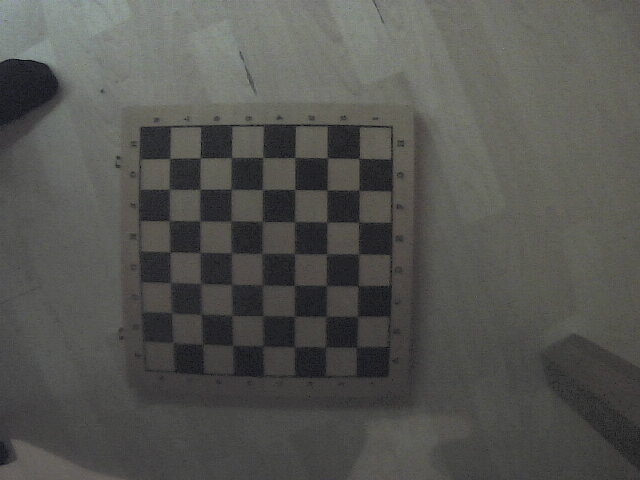
#> input picture chessboard/2018-01-03-223500.jpg, 640 x 480 px; its folder holds 4 pictures in this run
$ python camcalibration.py   (Python 2 division)
#> lines starting #> are read from the running program, lines starting #| are printed output that depends on the picture; after the words box and inside, x2 and y2 are one past the last pixel; in counts of white or black regions, pixels touching at a corner belong together
import numpy as np
import cv2
import glob
import pickle

# termination criteria
criteria = (cv2.TERM_CRITERIA_EPS + cv2.TERM_CRITERIA_MAX_ITER, 30, 0.001)

# prepare object points, like (0,0,0), (1,0,0), (2,0,0) ....,(6,5,0)
objp = np.zeros((7*7,3), np.float32)
objp[:,:2] = np.mgrid[0:7,0:7].T.reshape(-1,2)

# Arrays to store object points and image points from all the images.
objpoints = [] # 3d point in real world space
imgpoints = [] # 2d points in image plane.

images = glob.glob('chessboard/*.jpg')

for fname in images:
    img = cv2.imread(fname)
#> img is the input picture: shape (480, 640, 3); mean B, G, R 80.6, 84.1, 83.8
    gray = cv2.cvtColor(img,cv2.COLOR_BGR2GRAY)

    # Find the chess board corners
    ret, corners = cv2.findChessboardCorners(gray, (7,7),None)
#> ret = True; corners = 49 rows, first 8: [170.2, 158.1], [200.2, 157.8], [231.2, 158.1], [262.8, 157], [295, 157.4], [327.2, 157.5], [358.4, 158.5], [169.3, 188.4]
    print "corners"
    # If found, add object points, image points (after refining them)
    if ret == True:
        objpoints.append(objp)
        cv2.cornerSubPix(gray,corners,(11,11),(-1,-1),criteria)
        imgpoints.append(corners)

        # Draw and display the corners
        cv2.drawChessboardCorners(img, (7,7), corners,ret)
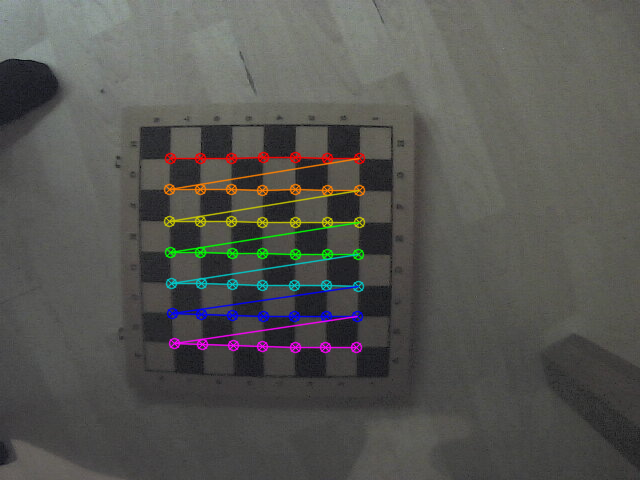
#> img: shape (480, 640, 3); 3.58% of pixels changed, all inside (x1, y1, x2, y2) = (163, 151, 366, 354)
        cv2.imshow('img',img)
        cv2.waitKey(300)
#> pass 2 of the loop `for fname in images:`:
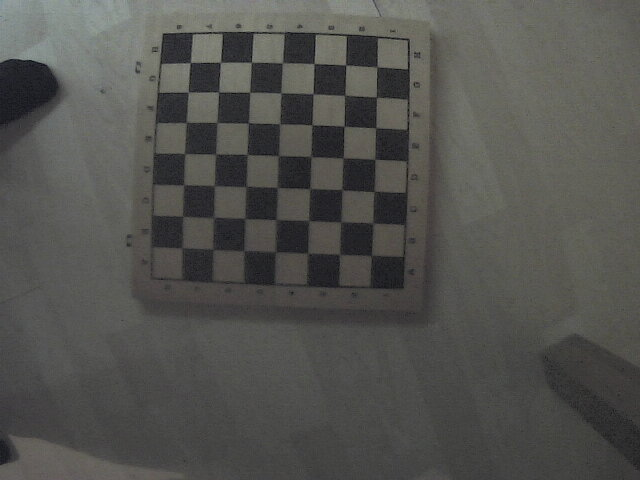
#> input picture chessboard/2018-01-03-223524.jpg, 640 x 480 px
#> img is the input picture: shape (480, 640, 3); mean B, G, R 79.1, 82.6, 82.6
#> corners = 49 rows, first 8: [190.4, 62.51], [220.5, 62.43], [251.4, 62.34], [282.3, 62.78], [314, 63.5], [345.7, 64.87], [377.2, 66.58], [188.4, 92.23]
#> `cv2.drawChessboardCorners(img, (7,7), corners,ret)`:
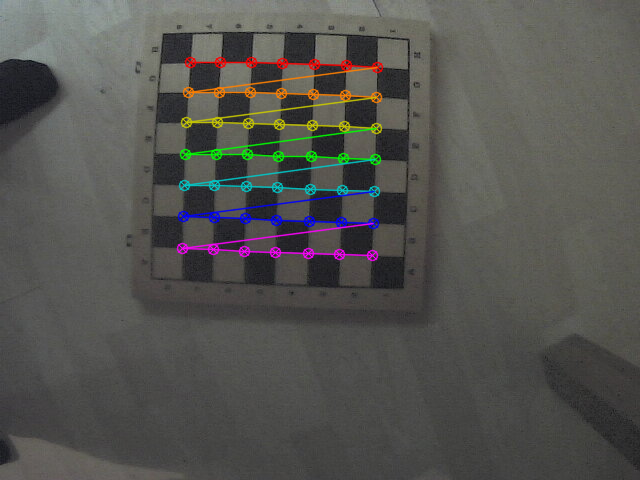
#> img: shape (480, 640, 3); 3.62% of pixels changed, all inside (x1, y1, x2, y2) = (176, 56, 384, 262)
#> pass 3 of the loop `for fname in images:`:
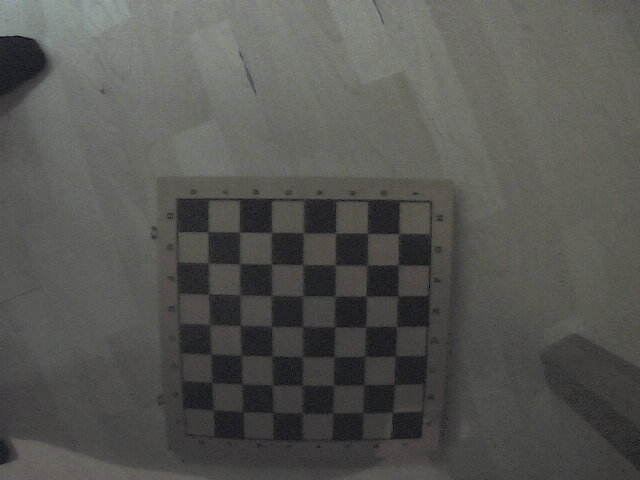
#> input picture chessboard/2018-01-03-223535.jpg, 640 x 480 px
#> img is the input picture: shape (480, 640, 3); mean B, G, R 81.6, 85.2, 85.2
#> corners = 49 rows, first 8: [212, 236], [239.5, 232.2], [270.6, 232.9], [302.9, 232.1], [335.4, 233.5], [366.7, 232.5], [398.3, 234.3], [207.7, 262.4]
#> `cv2.drawChessboardCorners(img, (7,7), corners,ret)`:
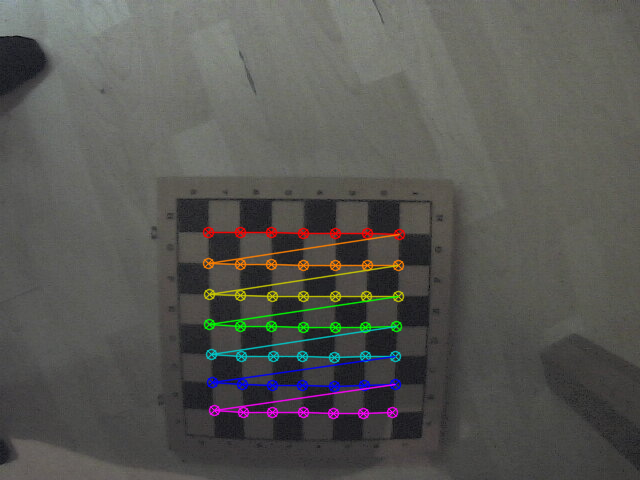
#> img: shape (480, 640, 3); 3.58% of pixels changed, all inside (x1, y1, x2, y2) = (202, 226, 406, 420)
#> the loop made 4 passes; the first 3 are shown

ret, mtx, dist, rvecs, tvecs = cv2.calibrateCamera(objpoints, imgpoints, gray.shape[::-1],None,None)
undistinfo = {'mtx': mtx, 'dist': dist}
pickle.dump(undistinfo, open("undistinfo.p","wb"))

#> (the run stopped early here; a loop or call above may not have finished)
